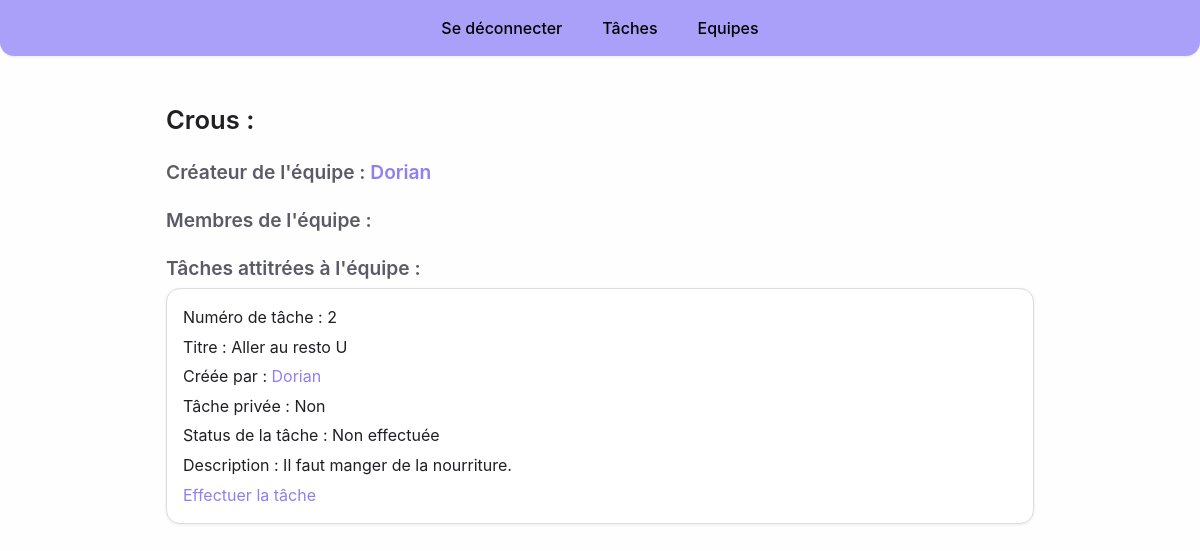
/teams/Crous (signed in), run on the app's committed database.
### polls/models.py (models this page shows, shortened)
class Team(models.Model):
    name = models.CharField(max_length=256,  primary_key=True,blank=False,default="default_team_name")
    createdBy = models.ForeignKey(User, on_delete=models.CASCADE,default=0)

class User(AbstractUser):
    description = models.CharField(max_length=512,blank=False,default="default_description")

class Task(models.Model):
    status = models.BooleanField(blank=False)
    createdBy = models.ForeignKey(User, on_delete=models.CASCADE)
    parent = models.ForeignKey('self', on_delete=models.CASCADE, null=True, blank=True)
    isPrivate = models.BooleanField(blank=False)
    title = models.CharField(max_length=64,blank=False)
    description = models.CharField(max_length=512)

### polls/views.py (the view)
# urls.py: path("teams/<str:team_name>",views.team_inspect,name="team_inspect"),
def team_inspect(request, team_name):
    if request.user.is_authenticated:
        if request.method == 'GET':
            team = getTeamFromName(team_name)
            members = getTeamMembers(team)
            visible_tasks = [(t,doableTaskById(request.user,t.id)) for t in getTeamTasks(team) if visibleTask(request.user,t)]
            return render(request, "team_inspect.html",
                {"Team" : team, "Members": members, "Tasks" : visible_tasks})
    return redirect('/login')

### polls/tasks.py (called while the page is built, shortened)
def visibleTask(user, t):
    if t.isPrivate == False: #If the task is public.
        return True
    if doableTask(user,t) == True:
        return True
    return False

def doableTaskById(user,task_id):
    task = Task.objects.get(id=task_id)
    return doableTask(user,task)

def doableTask(user,task):
    if(len(AssignUserToTask.objects.filter(user=user,task=task)) >= 1): #If the user is assigned to this task.
        return True

### polls/teams.py (called while the page is built)
def getTeamFromName(team_name):
    return Team.objects.get(name=team_name)

def getTeamMembers(team):
    assign = AssignUserToTeam.objects.filter(team=team)
    return [a.user for a in assign]

def getTeamTasks(team):
    assign = AssignTeamToTask.objects.filter(team=team)
    return [a.task for a in assign]

### polls/templates/team_inspect.html (shortened to what this page needs)
<!doctype html>
<html lang="fr">
	<head>
		{% load static %}
		<link rel="stylesheet" type="text/css" href="{% static 'general.css' %}">
	</head>
	<body>
		<header>
			<nav>
				<a href="/sign_out" class="buttonBar">Se déconnecter</a>
                <a href="/tasks" class="buttonBar">Tâches</a>
				<a href="/teams" class="buttonBar">Equipes</a>
			</nav>
		</header>
		<div>
			<main>
				<h1>
					{{ Team.name }} :
				</h1>
                <h2>
                    Créateur de l'équipe : <a href="{% url 'users' Team.createdBy.id %}">{{ Team.createdBy }}</a>
                </h2>
                <h2>Membres de l'équipe :</h2>
                <h2>Tâches attitrées à l'équipe :</h2>
                {% for task in Tasks %}
                <div class="card">
                    <div>Numéro de tâche : {{ task.0.id }}</div>
                    <div>Titre : {{ task.0.title }}</div>
                    <div>Créée par : <a href="{% url 'users' task.0.createdBy.id %}">{{ task.0.createdBy }}</a></div>
                    <div>Tâche privée :{% if task.0.isPrivate == True %} Oui {% else %} Non {% endif %}</div>
                    <div>Status de la tâche :{% if task.0.status == True %} Effectuée {% else %} Non effectuée {% endif %}</div>
                    <div>Description : {{task.0.description}}</div>
                    {% if task.0.status == False and task.1 == True%}<div><a href="{% url 'do_tasks' task.0.id %}">Effectuer la tâche</a></div>{% endif %}
                </div>
                <br>
                {% endfor %}
			</main>
		</div>
	</body>
</html>

### static/general.css (style rules this page uses)
:root { --color0: #FEFEFF; --color1: #d4d4d4; --color2: #D6CFFF; --color3: #000000; --color4: #ABA0F9; --color4-dark: #8f7ff2; --color4-light: #f1eeff; --text: #1f1f24; --text-muted: #5b5b66; --border: #dcdce3; --surface: #ffffff; --danger: #e0575c; --success: #3fae6a; --radius-sm: 8px; --radius-md: 14px; --radius-lg: 20px; --shadow-sm: 0 1px 3px rgba(20, 20, 30, 0.08); --shadow-md: 0 6px 20px rgba(20, 20, 30, 0.10); --space-1: 0.5rem; --space-2: 1rem; --space-3: 1.5rem; --space-4: 2.5rem; }
*, *::before, *::after { box-sizing: border-box; }
body { margin: 0; min-height: 100vh; display: flex; flex-direction: column; background-color: var(--color0); color: var(--text); font-family: -apple-system, BlinkMacSystemFont, "Segoe UI", Roboto, Helvetica, Arial, sans-serif; line-height: 1.5; }
h1, h2, h3 { color: var(--text); font-weight: 600; line-height: 1.25; }
h1 { font-size: 1.6rem; margin: var(--space-3) 0 var(--space-2); }
h2 { font-size: 1.2rem; margin: var(--space-3) 0 var(--space-1); color: var(--text-muted); }
a { color: var(--color4-dark); text-decoration: none; }
main { flex: 1; width: 100%; max-width: 900px; margin: 0 auto; padding: var(--space-3) var(--space-2) var(--space-4); }
body > div { display: flex; flex-direction: column; flex: 1; }
header { position: sticky; top: 0; z-index: 10; border-radius: 0 0 var(--radius-md) var(--radius-md); color: var(--color3); background-color: var(--color4); box-shadow: var(--shadow-sm); display: flex; flex-direction: column; }
header a { color: var(--color3); text-decoration: none; font-weight: 500; }
header nav { display: flex; flex-direction: row; flex-wrap: wrap; padding: var(--space-1) var(--space-2); gap: var(--space-1); align-items: center; justify-content: center; border-style: hidden; text-align: center; }
.buttonBar { display: flex; align-items: center; justify-content: center; height: 40px; padding: 0 var(--space-2); border-radius: var(--radius-sm); transition: background-color 0.15s ease, transform 0.1s ease; }
.card { background-color: var(--surface); border: 1px solid var(--border); border-radius: var(--radius-md); padding: var(--space-2); box-shadow: var(--shadow-sm); transition: box-shadow 0.15s ease, transform 0.1s ease; }
.card > div { margin-bottom: 0.35rem; color: var(--text); }
.card > div:last-child { margin-bottom: 0; }

### data on the page
Team: name "Crous", createdBy "Dorian"
Task: id "2", title "Aller au resto U", createdBy.username "Dorian", isPrivate "Non", status "Non effectuée", description "Il faut manger de la nourriture."
